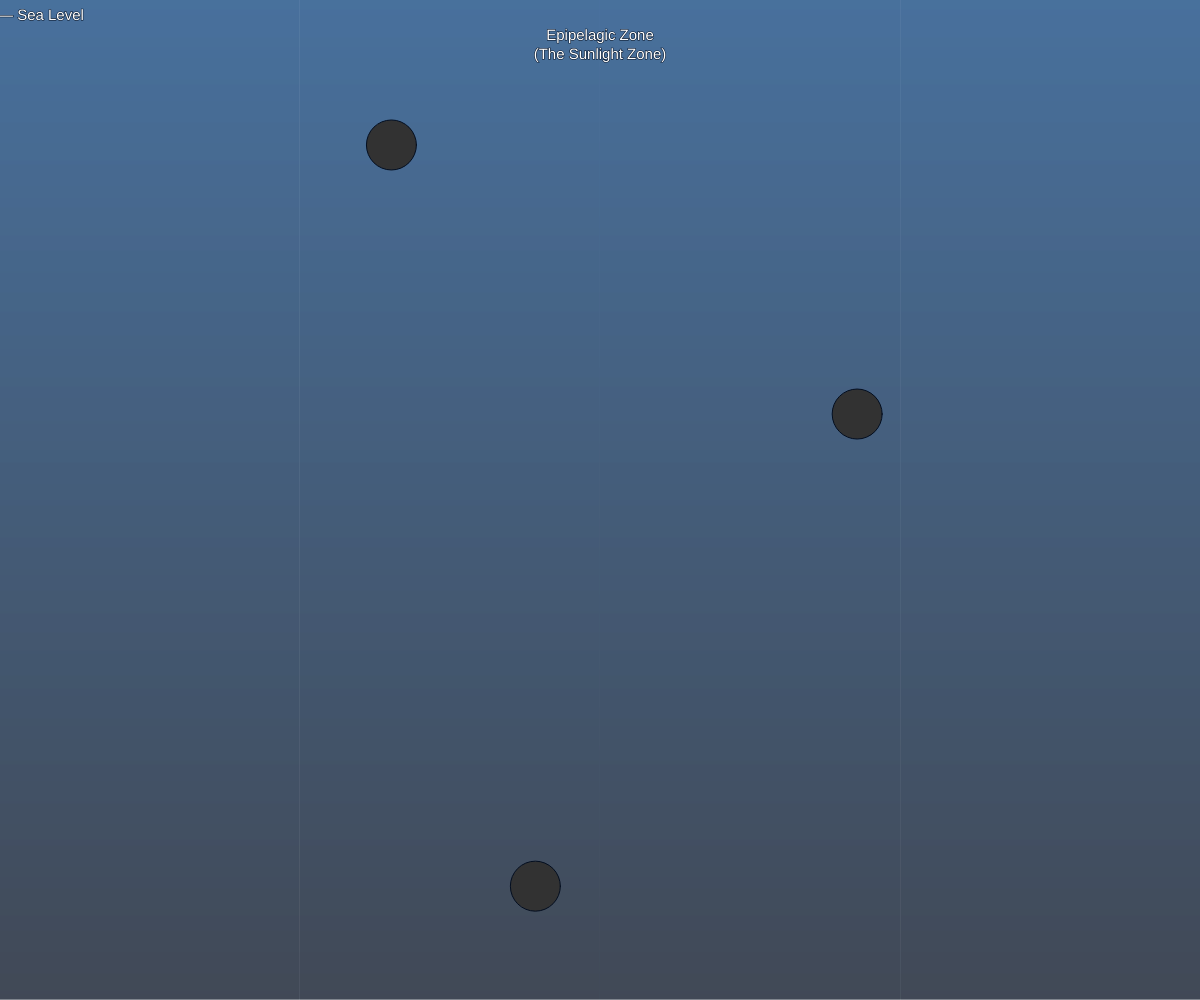
Frame 1 (no input)
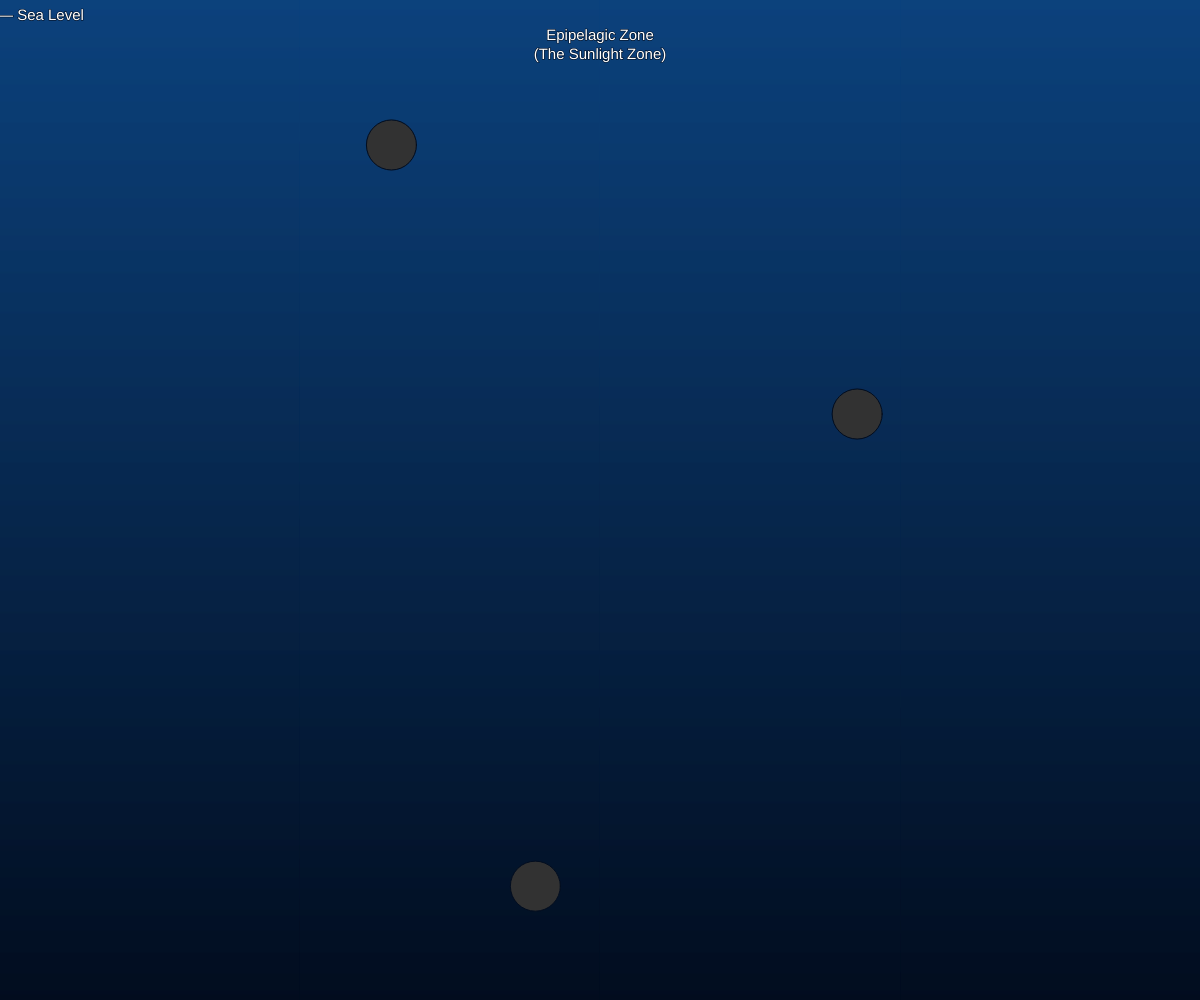
Frame 60 (no input)
Frame 120 (the mouse pressed at the canvas centre since frame 60): identical to frame 60, image omitted

The p5.js sketch that drew these frames (run headless with seeded random() and noise() and a simulated clock; from frame 60 on, the mouse is pressed at the canvas centre):

// p5.js sketch
// ── sketch.js
let zOne = "Epipelagic Zone\n(The Sunlight Zone)";
let zTwo = "Mesopelagic Zone\n(The Twilight Zone)";
let zThree = "Bathypelagic Zone\n(The Midnight Zone)";
let zFour = "Abyssopelagic Zone\n(The Abyss)";
let zFive = "Hadal Zone\n(The Trenches)";

let seaLev = "— Sea Level"
let twoLev = "— 200 m"
let threeLev = "— 1,000 m"
let fourLev = "— 4,000 m"
let fiveLev = "— 10,000 m"
let deeep = "— 11,000 m"

let pos = 0;

// have the same num of fish in each layer of ocean to make looping easier

let num = 5;

let sunCreatures = [];
let twiCreatures = [];
let nightCreatures = [];
let abyssCreatures = [];
let trenchCreatures = [];

function setGradient(c1, c2) {
  noFill();
  for (var i = 0; i < height; i++) {
    var inter = map(i, 0, height, 0, 1);
    var c = lerpColor(c1, c2, inter);
    stroke(c);
    line(0, i, width, i);
  }
}

function mouseWheel(event) {
  pos += event.delta;
}

// find a better way to do this. 
// another array containing all fish ?
// inheritance... .... ....... ?

function mouseClicked() {
  for (var i = 0; i < sunCreatures.length; i++) {
    if (mouseX < sunCreatures[i].position.x +25 && mouseX > sunCreatures[i].position.x -25)
    {
      if (mouseY < sunCreatures[i].position.y -pos +25 && mouseY > sunCreatures[i].position.y -pos -25)
      {
        console.log("SUN TESTING");
        // if creatures[i].name is... 
        // bring up species specific info
      }
    }
  }
  for (var i = 0; i < twiCreatures.length; i++) {
    if (mouseX < twiCreatures[i].position.x +25 && mouseX > twiCreatures[i].position.x -25)
    {
      if (mouseY < twiCreatures[i].position.y -pos +25 && mouseY > twiCreatures[i].position.y -pos -25)
      {
        console.log("TWI TESTING");
        // if creatures[i].name is... 
        // bring up species specific info
      }
    }
  }
}

function setup() {
  createCanvas(windowWidth, windowHeight);
  for (var i = 0; i < num; i++) {
    sunCreatures[i] = new Creature(0, height*2, "sun", 50);
    twiCreatures[i] = new Creature(height*2, height*4, "twilight", 100);
    nightCreatures[i] = new Creature(height*4, height*6, "midnight", 150);
    abyssCreatures[i] = new Creature(height*6, height*8, "abyss", 200);
    trenchCreatures[i] = new Creature(height*8, height*10, "trench", 255);
  }
}

function draw() {

  let colorChange = pos/31;

  c1 = color(12-colorChange, 66-colorChange, 125-colorChange);
  c2 = color(2-colorChange, 13-colorChange, 31-colorChange);
  setGradient(c1, c2);

  for (let i = 0; i < sunCreatures.length; i++) {
    sunCreatures[i].update();
    sunCreatures[i].display();

    twiCreatures[i].update();
    twiCreatures[i].display();

    nightCreatures[i].update();
    nightCreatures[i].display();

    abyssCreatures[i].update();
    abyssCreatures[i].display();

    trenchCreatures[i].update();
    trenchCreatures[i].display();
  }

  textSize(15);
  textFont('Helvetica');
  fill(255);

  if (pos > -200 && pos < 8000)
  {
    textAlign(CENTER);
    text(zOne, windowWidth/2, 40-pos);
    text(zTwo, windowWidth/2, windowHeight*2+20-pos);
    text(zThree, windowWidth/2, windowHeight*4+20-pos);
    text(zFour, windowWidth/2, windowHeight*6+20-pos);
    text(zFive, windowWidth/2, windowHeight*8+20-pos);

    textAlign(LEFT);
    text(seaLev, -2, 20-pos);
    text(twoLev, -2, windowHeight*2+20-pos);
    text(threeLev, -2, windowHeight*4+20-pos);
    text(fourLev, -2, windowHeight*6+20-pos);
    text(fiveLev, -2, windowHeight*8+20-pos);
    text(deeep, -2, windowHeight*10-20-pos);
  }
}

// add image param (based on type? is that possible?)
// color parameter for testing purposes
class Creature {
  constructor(min, max, type, color) {
    this.position = createVector(random(width),random(min, max));
    this.velocity = createVector();
    this.acceleration = createVector();
    this.topspeed = 2; 
    this.species = type;
    this.color = color;
    this.min = min;
    this.max = max;
  }
// REFACTOR THIS TO HAVE LESS NESTED CONDITIONALS
  update() {
    if (mouseX < this.position.x + 200 && mouseX > this.position.x - 200) 
    {
      if (mouseY < this.position.y + 200 - pos && mouseY > this.position.y - 200 - pos) 
      {
        if (this.position.y < this.min || this.position.y > this.max)
        { 
          this.velocity.y*=-3;
        }
        else
        {
          var mouseVect = createVector(mouseX,mouseY+pos);
          this.acceleration = p5.Vector.sub(mouseVect,this.position);
          this.acceleration.setMag(0.05);
        }
        this.velocity.add(this.acceleration);
        this.velocity.limit(this.topspeed);
        this.position.add(this.velocity); 
      }
    }
    // else
    // {
    //   if (this.position.x > windowWidth)
    //   {
    //     this.position.x = 0;
    //   }
    //   if (this.position.x < 0)
    //   {
    //     this.position.x = windowWidth;
    //   }
    //   this.acceleration = (random(0.1),random(0.05));
    //   this.velocity.add(this.acceleration);
    //   this.velocity.limit(this.topspeed);
    //   this.position.add(this.velocity); 
    // }   
  }
  display() {
    fill(this.color);
    ellipse(this.position.x, this.position.y-pos, 50, 50);
  }
  checkEdges() {
    if (this.position.x > windowWidth || this.position.x < 0)
    {

    }
  }
}
